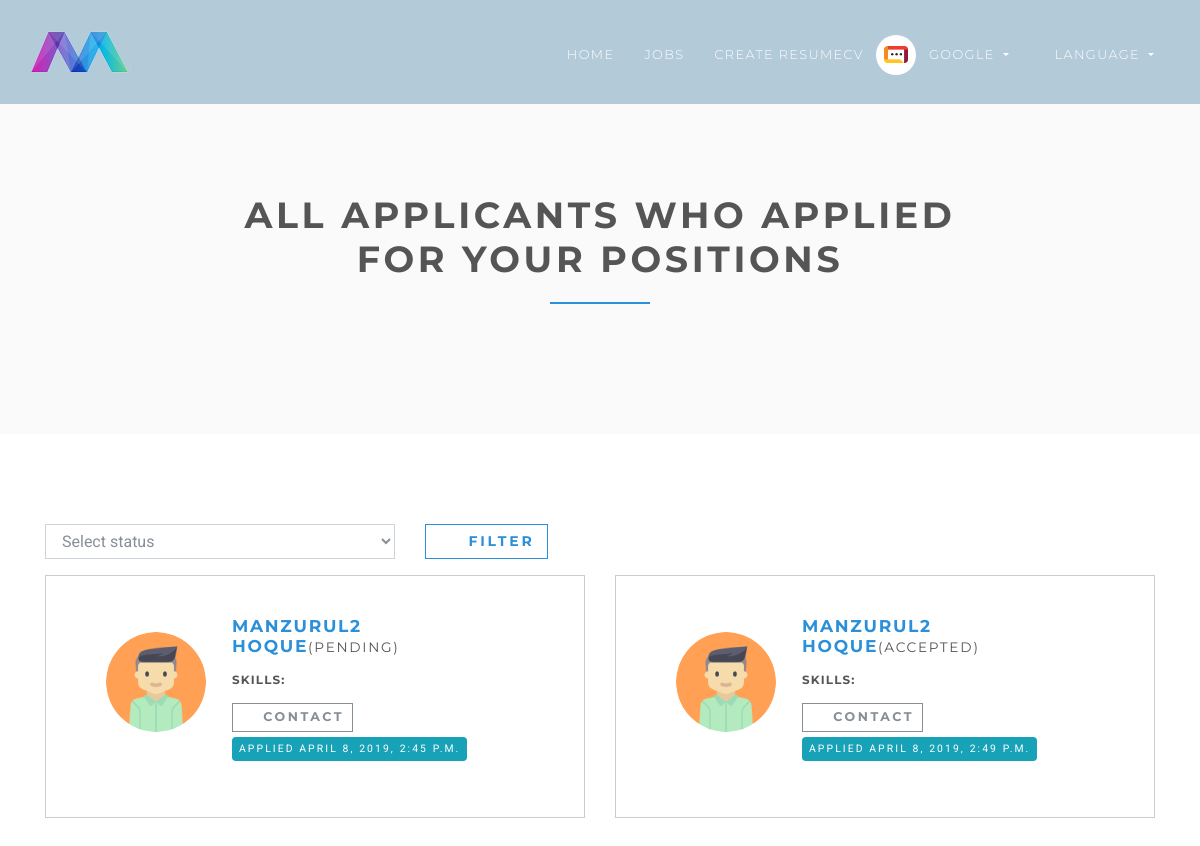
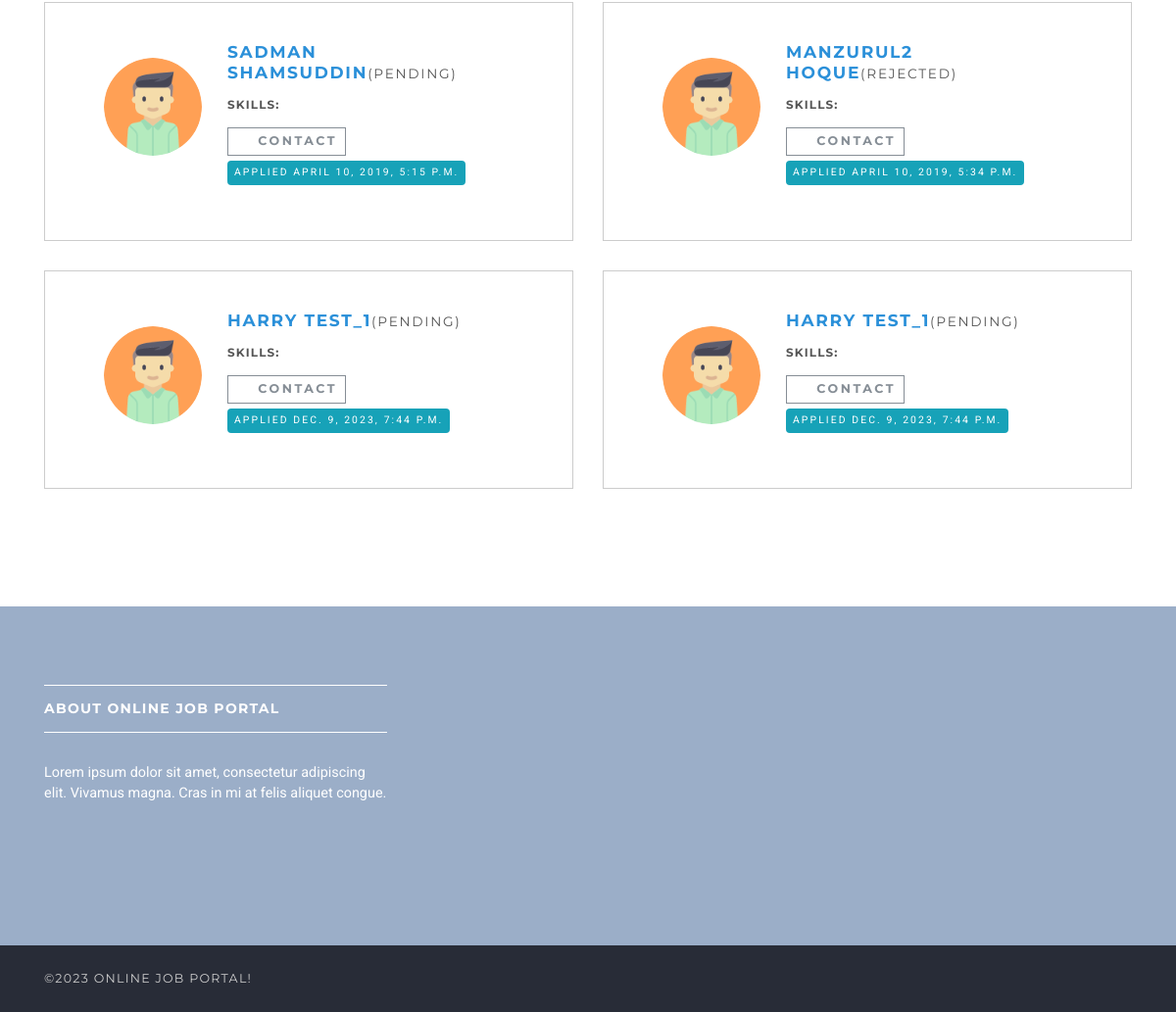
Page /en/employer/dashboard/all-applicants/ (signed in) on the committed database (2 pictures, top to bottom).
### accounts/models.py (models this page shows, shortened)
class User(AbstractUser):
    username = None
    role = models.CharField(max_length=12, error_messages={"required": "Role must be provided"})
    gender = models.CharField(max_length=10, blank=True, null=True, default="")
    email = models.EmailField(
        unique=True, blank=False, error_messages={"unique": "A user with that email already exists."}
    )
    USERNAME_FIELD = "email"
    REQUIRED_FIELDS = []
    objects = UserManager()

### jobsapp/models.py (models this page shows, shortened)
class Applicant(models.Model):
    user = models.ForeignKey(User, on_delete=models.CASCADE)
    job = models.ForeignKey(Job, on_delete=models.CASCADE, related_name="applicants")
    created_at = models.DateTimeField(default=timezone.now)
    comment = models.TextField(blank=True, null=True)
    status = models.SmallIntegerField(default=1)
    class Meta:
        ordering = ["id"]
        unique_together = ["user", "job"]
    @property
    def get_status(self):
        if self.status == 1:
            return "Pending"
        elif self.status == 2:
            return "Accepted"
        else:
            return "Rejected"

### jobsapp/views/employer.py (the view)
# urls.py: path("all-applicants/", ApplicantsListView.as_view(), name="employer-all-applicants"),
class ApplicantsListView(ListView):
    model = Applicant
    template_name = "jobs/employer/all-applicants.html"
    context_object_name = "applicants"
    @method_decorator(login_required(login_url=reverse_lazy("accounts:login")))
    @method_decorator(user_is_employer)
    def dispatch(self, request, *args, **kwargs):
        return super().dispatch(self.request, *args, **kwargs)
    def get_queryset(self):
        self.queryset = self.model.objects.filter(job__user_id=self.request.user.id).order_by("id")
        if "status" in self.request.GET and len(self.request.GET.get("status")) > 0:
            self.queryset = self.queryset.filter(status=int(self.request.GET.get("status")))
        return self.queryset

### templates/jobs/employer/all-applicants.html (shortened to what this page needs)
{% extends 'base.html' %}
{% load static %}
{% block content %}
    <section class="bg-light-gray">
        <div class="container">
            <div class="row">
                <div class="col-lg-8 mx-auto">
                    <h1 class="heading">All applicants who applied for your positions</h1>
                </div>
            </div>
        </div>
    </section>
    <section>
        <div class="container">
            <form id="job-main-form" method="get" action="" class="job-main-form">
                <div class="controls">
                    <div class="row align-items-center">
                        <div class="col-md-4">
                            <div class="form-group">
                                <select id="status" name="status" class="form-control">
                                    <option value="" selected>Select status</option>
                                </select>
                            </div>
                        </div>
                        <div class="col-6">
                            <div class="form-group">
                                <button type="submit" class="btn btn-outline-white-primary"><i class="fa fa-magic"></i>
                                    Filter
                                </button>
                            </div>
                        </div>
                    </div>
                </div>
            </form>
            <div class="row">
                {% for applicant in applicants %}
                    <div class="col-lg-6">
                        <div class="box applicant">
                            <div class="row">
                                <div class="col-md-3 mr-4">
                                    <div class="image">
                                        <img src="{% static 'img/avatar.png' %}" alt=""
                                             class="img-fluid rounded-circle">
                                    </div>
                                </div>
                                <div class="col-md-8">
                                    <h4><a href="{% url 'jobs:applied-applicant-view' applicant.job.id applicant.id %}">{{ applicant.user.get_full_name }}</a><small>({{ applicant.get_status }})</small></h4>
                                    <h6>Skills:
                                    </h6>
                                    <a href="mailto:{{ applicant.user.email }}?Subject=Interested"
                                       class="btn btn-outline-white-secondary btn-sm">
                                        <i class="fa fa-envelope"></i>Contact
                                    </a>
                                    <p>
                                        <span class="badge badge-info">Applied {{ applicant.created_at.astimezone }}</span>
                                    </p>
                                </div>
                            </div>
                        </div>
                    </div>
                {% endfor %}
            </div>
        </div>
    </section>
{% endblock %}

### templates/base.html (shortened to what this page needs)
{% load static %}
{% load static i18n %}
{% get_current_language as LANGUAGE_CODE %}
<!DOCTYPE html>
<html lang="{{ LANGUAGE_CODE }}">
<head>
    <link rel="stylesheet"
          href="{% static 'vendor/bootstrap/css/bootstrap.min.css' %}">
    <link rel="stylesheet"
          href="{% static 'vendor/font-awesome/css/font-awesome.min.css' %}">
    <link rel="stylesheet" href="{% static 'vendor/owl.carousel/assets/owl.carousel.css' %}">
    <link rel="stylesheet" href="{% static 'vendor/owl.carousel/assets/owl.theme.default.css' %}">
    <link rel="stylesheet" href="{% static 'css/style.default.css' %}" id="theme-stylesheet">
    <link rel="stylesheet" href="{% static 'css/custom.css' %}">
    <link rel="stylesheet" href="https://cdnjs.cloudflare.com/ajax/libs/toastr.js/latest/toastr.min.css"/>
</head>
<body>
<header class="header">
    <nav class="navbar navbar-expand-lg">
        <div class="container-fluid">
            <a href="{% url 'jobs:home' %}" class="navbar-brand">
                <img src="{% static 'img/logo-small.png' %}" alt="logo" class="d-none d-lg-block">
            </a>
            <div id="navbarSupportedContent" class="collapse navbar-collapse">
                {% with request.resolver_match.url_name as url_name %}
                    <ul class="navbar-nav ml-auto">
                        <li class="nav-item {% if url_name == 'home' %}active{% endif %}">
                            <a href="{% url 'jobs:home' %}" class="nav-link">Home <span class="sr-only">(current)</span></a>
                        </li>
                        <li class="nav-item {% if url_name == 'jobs' %}active{% endif %}">
                            <a href="{% url 'jobs:jobs' %}" class="nav-link">Jobs</a>
                        </li>
                        <li class="nav-item {% if url_name == 'templates' %}active{% endif %}">
                            <a href="{% url 'resume_cv:templates' %}" class="nav-link">Create ResumeCV</a>
                        </li>
                        {% if request.user.is_authenticated and request.user.role == 'employer' %}
                            <li class="nav-item dropdown">
                                <a id="clientZone" href="#" data-toggle="dropdown"
                                   aria-haspopup="true" aria-expanded="false"
                                   class="nav-link dropdown-toggle has-img mb-3 mb-lg-0 mt-3 mt-lg-0">
                                    <div class="client-menu-image">
                                        <div class="inner">
                                            <img src="{% static 'img/company-1.png' %}"
                                                 alt="company image"
                                                 class="img-fluid">
                                        </div>
                                    </div>
                                    {% if request.user.role == 'employee' %}
                                        {{ request.user.first_name }} {{ request.user.last_name }}
                                    {% else %}
                                        {{ request.user.first_name }}
                                    {% endif %}
                                </a>
                            </li>
                        {% endif %}
                        {% include "lang_selector.html" %}
                    </ul>
                {% endwith %}
            </div>
        </div>
    </nav>
</header>
<div>
    {% block content %} {% endblock %}
</div>
<footer class="footer">
    <div class="footer__block">
        <div class="container">
            <div class="row">
                <div class="col-lg-4 col-md-12 mb-5">
                    <h4 class="h5">About Online Job Portal</h4>
                    <p> Lorem ipsum dolor sit amet, consectetur adipiscing elit. Vivamus magna. Cras in mi at felis
                        aliquet congue. </p>
                </div>
            </div>
        </div>
    </div>
    <div class="footer__copyright">
        <div class="container">
            <div class="row">
                <div class="col-md-4 text-md-left text-center">
                    <p>&copy;{% now "Y" %} Online Job Portal!</p>
                </div>
            </div>
        </div>
    </div>
</footer>
</body>
</html>

### templates/lang_selector.html (shortened to what this page needs)
{% load i18n %}
<li class="nav-item dropdown">
    <a href="#" data-toggle="dropdown" aria-haspopup="true" aria-expanded="false"
       class="nav-link dropdown-toggle has-img mb-3 mb-lg-0 mt-3 mt-lg-0">
        <em class="fa fa-language"></em>
        {% trans "Language" %}
    </a>
</li>

### rows in the picture
User: user.first_name "GOOGLE"
Applicant: user.get_full_name "MANZURUL2 HOQUE", get_status "PENDING", created_at.astimezone "APRIL 8, 2019, 2:45 P.M."
Applicant: user.get_full_name "MANZURUL2 HOQUE", get_status "ACCEPTED", created_at.astimezone "APRIL 8, 2019, 2:49 P.M."
Applicant: user.get_full_name "SADMAN SHAMSUDDIN", get_status "PENDING", created_at.astimezone "APRIL 10, 2019, 5:15 P.M."
Applicant: user.get_full_name "MANZURUL2 HOQUE", get_status "REJECTED", created_at.astimezone "APRIL 10, 2019, 5:34 P.M."
Applicant: user.get_full_name "HARRY TEST_1", get_status "PENDING", created_at.astimezone "DEC. 9, 2023, 7:44 P.M."
Applicant: user.get_full_name "HARRY TEST_1", get_status "PENDING", created_at.astimezone "DEC. 9, 2023, 7:44 P.M."
